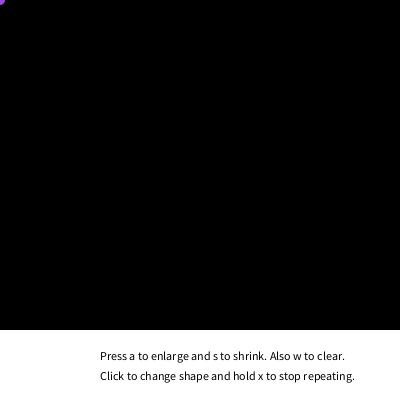
Frame 1 (no input)
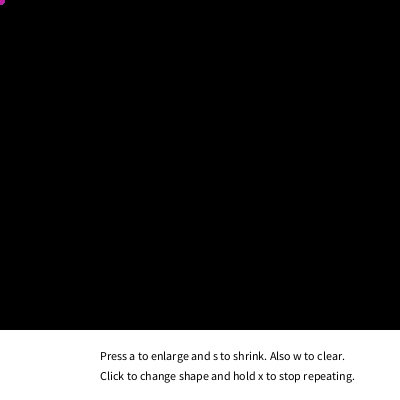
Frame 60 (the mouse pressed at the canvas centre just before this capture)
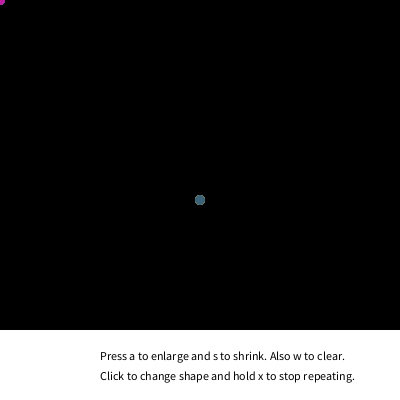
Frame 120 (the mouse held since frame 60 and released just before this capture)

The Processing sketch that drew these frames (run headless with seeded random() and noise(); from frame 60 on, the mouse is pressed at the canvas centre):

// Processing sketch: processing_37276
// ── processing_37276.pde

float x, y, wid, hei, time, x1;
boolean mousepress, Shape1, qPressed, aPress, wPress, sPress, xPress ;

void mouseClicked()
{
  if (Shape1) Shape1=false;
  else 
  {
    Shape1=true;
  }
}

void keyPressed()
{
  if (key == 'a') 
  {
    aPress=true;
  }
  else if (key == 'w') 
  {
    wPress=true;
  }
  else if (key == 's') 
  {
    sPress=true;
  }
  if (key == 'x')
  {
    xPress=false;
  }
}

void keyReleased()
{
  if (key == 's') sPress=false;
  if (key == 'a') aPress=false;
  if (key == 'w') wPress=false;
  if (key == 'x') xPress=true;
}

void setup()
{
  xPress=true;
  Shape1=true;
  size(400, 400);
  smooth();
  noStroke();
  qPressed=false;
  wid=hei=10;
  rectMode(CENTER);
  background(0);
}

void draw()
{
  fill(255);
  fill(random(255), random(255), random(255));
  if (xPress)
  {
    if (Shape1) Circle();
    if (Shape1==false) Rectangle();
    if (aPress)wid=hei=wid+1;
    if (sPress && wid>1)wid=hei=wid-1;
    if (wPress)background(random(255), random(255), random(255));
  }
  fill(255);
  rect(200, 380, width, 100);
  fill(0);
  text("Press a to enlarge and s to shrink. Also w to clear.", 100, 360);
  text("Click to change shape and hold x to stop repeating.", 100, 380);
}

void Circle()
{
  ellipse(mouseX, mouseY, wid, hei);
}

void Rectangle()
{
  rect(mouseX, mouseY, wid, hei);
}
